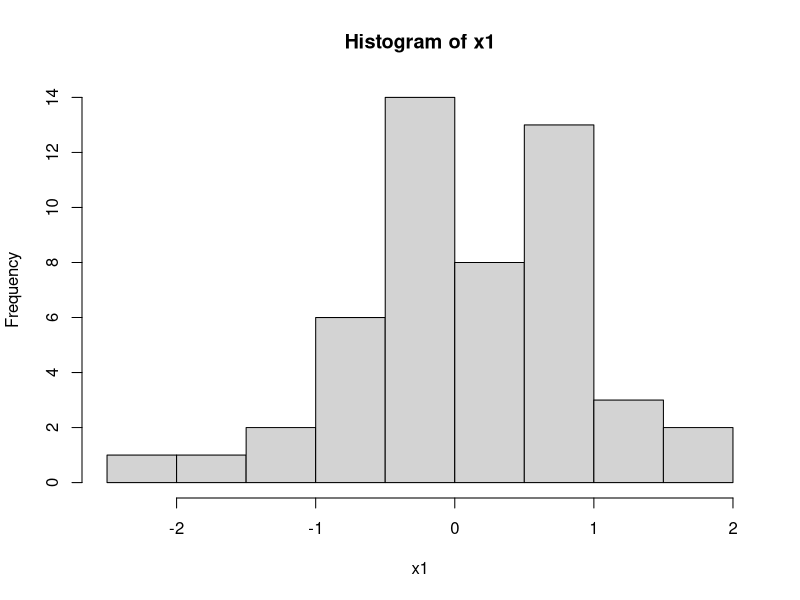

Write the R code that produced this figure.
## ---- chunk 1
set.seed(1)
## ---- chunk 2
x1 <- rnorm(50)
hist(x1)
## ---- chunk 3
t.test(x1)

## ---- chunk 4
x2 <- rnorm(50, 1)
t.test(x1, x2)

## ---- chunk 5
x <- sample(c('A', 'B', 'C', 'D'), 100, replace=TRUE, prob = c(0.3, 0.2, 0.3, 0.2))
y <- sample(c('A', 'B', 'C', 'D'), 100, replace=TRUE, prob = c(0.4, 0.05, 0.2, 0.35))

x_tbl <- table(x)
y_tbl <- table(y)

data <- cbind(x = x_tbl, y = y_tbl)

## ---- chunk 6
chisq.test(data)

